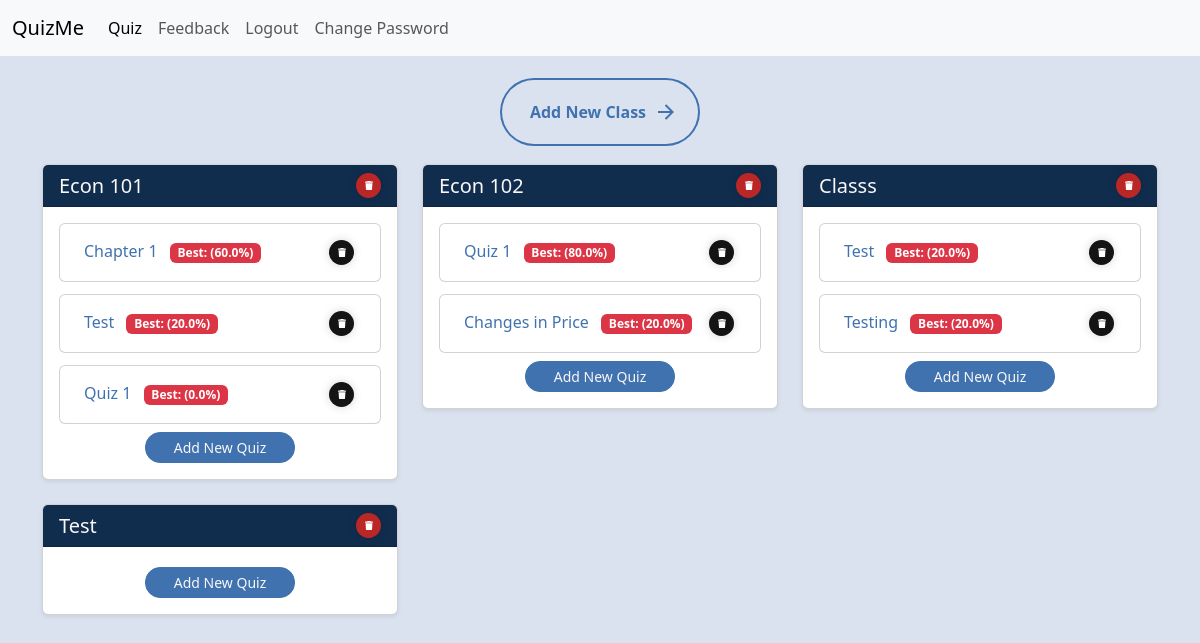
The app's page /quiz-selector (signed in), older data.
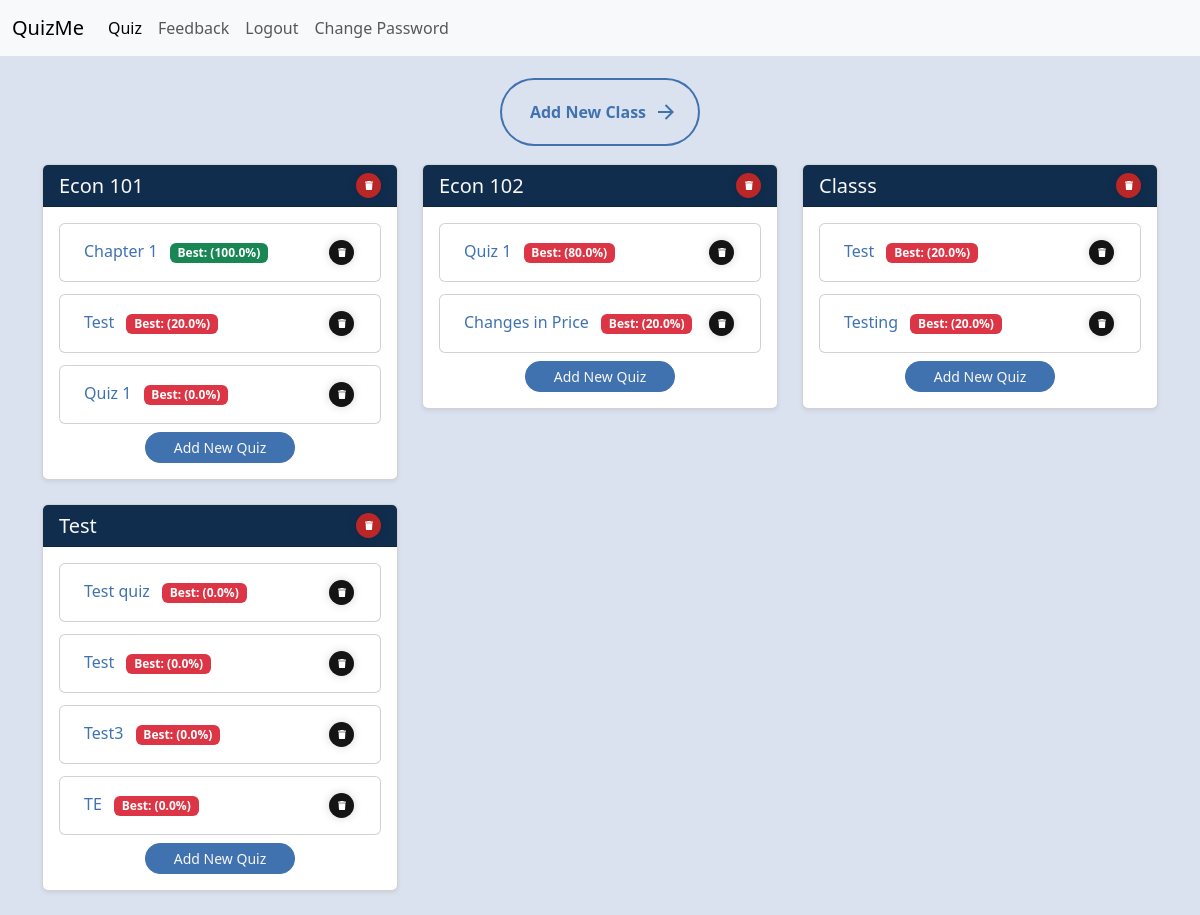
The same page, newer data.
### main.py (models this page shows)
class ClassList(db.Model):
    __tablename__ = "class_list"
    id: Mapped[int] = mapped_column(Integer, primary_key=True)
    user_id: Mapped[int] = mapped_column(Integer, db.ForeignKey("users.id"))
    class_name: Mapped[str] = mapped_column(String(250), unique=False, nullable=False)

class Quiz(db.Model):
    __tablename__ = "quizzes"
    id: Mapped[int] = mapped_column(Integer, primary_key=True)
    user_id: Mapped[int] = mapped_column(Integer, db.ForeignKey("users.id"))
    quiz_json: Mapped[str] = mapped_column(JSON())
    title: Mapped[str] = mapped_column(String())
    class_name: Mapped[str] = mapped_column(String(250), unique=False, nullable=False)
    total_questions: Mapped[int] = mapped_column(Integer)
    best_score: Mapped[int] = mapped_column(Integer)

### main.py (the view)
@app.route('/quiz-selector', methods=["GET", "POST"])
def quiz_selector():
    form = NoteInput()
    class_list = ClassList.query.filter_by(user_id=current_user.id).all()
    quizzes = Quiz.query.filter_by(user_id=current_user.id).all()
    return render_template("quiz_selector.html", form=form, class_list=class_list, quizzes=quizzes)

### main.py (called while the page is built)
@login_manager.user_loader
def load_user(user_id):
    return db.get_or_404(User, user_id)

### templates/quiz_selector.html (shortened to what this page needs)
{% include "header.html" %}
{% block content %}
<div class="container mt-4">
    <div class="text-center mb-3">
        <button type="button" class="create_class_button" data-bs-toggle="modal" data-bs-target="#addClassModal">
              <span class="text">Add New Class</span>
              <svg viewBox="0 0 24 24" class="arr-1" xmlns="http://www.w3.org/2000/svg">
                <path
                  d="M16.1716 10.9999L10.8076 5.63589L12.2218 4.22168L20 11.9999L12.2218 19.778L10.8076 18.3638L16.1716 12.9999H4V10.9999H16.1716Z"
                ></path>
              </svg>
        </button>
    </div>
    {% if class_list %}
        <div class="row">
            {% for class in class_list %}
            <div class="col-md-4 mb-4">
                <div class="card shadow-sm">
                    <div class="card-header d-flex justify-content-between align-items-center">
                        <h5 class="card-title mb-0">{{ class.class_name }}</h5>
                        <div class="d-flex gap-2">
                            <form action="{{ url_for('delete_class', class_name=class.class_name) }}" method="POST" onsubmit="return confirm('Are you sure you want to delete this class?');" class="m-0">
                                <button type="submit" class="delete_class_button" aria-label="Delete class">
                                    <svg viewBox="0 0 448 512" class="svgIcon">
                                        <path d="M135.2 17.7L128 32H32C14.3 32 0 46.3 0 64S14.3 96 32 96H416c17.7 0 32-14.3 32-32s-14.3-32-32-32H320l-7.2-14.3C307.4 6.8 296.3 0 284.2 0H163.8c-12.1 0-23.2 6.8-28.6 17.7zM416 128H32L53.2 467c1.6 25.3 22.6 45 47.9 45H346.9c25.3 0 46.3-19.7 47.9-45L416 128z" />
                                    </svg>
                                </button>
                            </form>
                        </div>
                    </div>
                    <div class="card-body">
                        {% set class_quizzes = quizzes|selectattr('class_name', 'equalto', class.class_name)|list %}
                        {% if class_quizzes %}
                            <div class="row g-2">
                                {% for quiz in class_quizzes %}
                                <div class="col-12 mb-1">
                                    <div class="card">
                                        <div class="card-body">
                                            <div class="d-flex justify-content-between align-items-center">
                                                <h6 class="card-title mb-0">
                                                    <a href="{{ url_for('quiz', quiz_id=quiz.id) }}" class="text-decoration-none">
                                                        {{ quiz.title }}
                                                    </a>
                                                        <span class="badge {% if (quiz.best_score / quiz.total_questions * 100)|round == 100 %}bg-success{% else %}bg-danger{% endif %} ms-2">Best: ({{ (quiz.best_score / quiz.total_questions * 100)|round }}%)</span>
                                                </h6>
                                                <form action="{{ url_for('delete_quiz', quiz_id=quiz.id) }}" method="POST" onsubmit="return confirm('Are you sure you want to delete this quiz?');">
                                                    <button type="submit" class="delete_quiz_button" aria-label="Delete quiz">
                                                        <svg viewBox="0 0 448 512" class="svgIcon">
                                                            <path d="M135.2 17.7L128 32H32C14.3 32 0 46.3 0 64S14.3 96 32 96H416c17.7 0 32-14.3 32-32s-14.3-32-32-32H320l-7.2-14.3C307.4 6.8 296.3 0 284.2 0H163.8c-12.1 0-23.2 6.8-28.6 17.7zM416 128H32L53.2 467c1.6 25.3 22.6 45 47.9 45H346.9c25.3 0 46.3-19.7 47.9-45L416 128z" />
                                                        </svg>
                                                    </button>
                                                </form>
                                            </div>
                                        </div>
                                    </div>
                                </div>
                                {% endfor %}
                            </div>
                            <div class="text-center mt-1">
                                <button type="button" class="add_quiz_button btn btn-sm btn-primary" data-bs-toggle="modal" data-bs-target="#createQuizModal" data-class-name="{{ class.class_name }}">
                                    Add New Quiz
                                </button>
                            </div>
                        {% else %}
                        <div class="text-center mt-1">
                            <button type="button" class="add_quiz_button btn btn-sm btn-primary" data-bs-toggle="modal" data-bs-target="#createQuizModal" data-class-name="{{ class.class_name }}">
                                Add New Quiz
                            </button>
                        </div>
                        {% endif %}
                    </div>
                </div>
            </div>
            {% endfor %}
        </div>
    {% else %}
        <div class="text-center mt-4">
            <h3 class="mb-4">No Classes Added Yet</h3>
            <p>Click the button above to add your first class!</p>
        </div>
    {% endif %}
</div>
{% endblock %}

### templates/header.html (shortened to what this page needs)
<!doctype html>
<html lang="en" data-bs-theme="auto">
  <head><script src="../assets/js/color-modes.js"></script>
    <link rel="stylesheet" href="https://cdn.jsdelivr.net/npm/@docsearch/css@3">
    <link href="static/css/bootstrap.min.css" rel="stylesheet">
    <link href="https://cdn.jsdelivr.net/npm/bootstrap@5.3.3/dist/css/bootstrap.min.css" rel="stylesheet">
    <link rel="stylesheet" href="static/css/style.css"/>
<nav class="navbar navbar-expand-lg bg-body-tertiary">
  <div class="container-fluid">
    <a class="navbar-brand">QuizMe</a>
    <div class="collapse navbar-collapse" id="navbarNav">
      <ul class="navbar-nav">
        <li class="nav-item">
          <a class="nav-link active" aria-current="page" href="{{url_for('quiz_selector') }}">Quiz</a>
        </li>
        <li class="nav-item">
          <a class="nav-link" href="{{url_for('feedback') }}">Feedback</a>
        </li>
        {% if current_user.is_authenticated: %}
        <li class="nav-item">
          <a class="nav-link" href="{{url_for('logout') }}">Logout</a>
        </li>
        <li class="nav-item">
          <a class="nav-link" href="{{url_for('change_password') }}">Change Password</a>
        </li>
        {%endif%}
      </ul>
    </div>
  </div>
</nav>

### static/css/style.css (style rules this page uses)
:root { --primary-color: #F9F7F7; --secondary-color: #DBE2EF; --tertiary-color: #3F72AF; --quaternary-color: #112D4E; }

Row changes from the older to the newer data that the page shows:
changed Quiz "Chapter 1": best_score 3 → 5 (drawn); (quiz.best_score/quiz.total_questions*100)|round "60.0" → "100.0"
added Quiz: title "Test quiz", (quiz.best_score/quiz.total_questions*100)|round "0.0", shown under ClassList "Test"
added Quiz: title "Test", (quiz.best_score/quiz.total_questions*100)|round "0.0", shown under ClassList "Test"
added Quiz: title "Test3", (quiz.best_score/quiz.total_questions*100)|round "0.0", shown under ClassList "Test"
added Quiz: title "TE", (quiz.best_score/quiz.total_questions*100)|round "0.0", shown under ClassList "Test"
